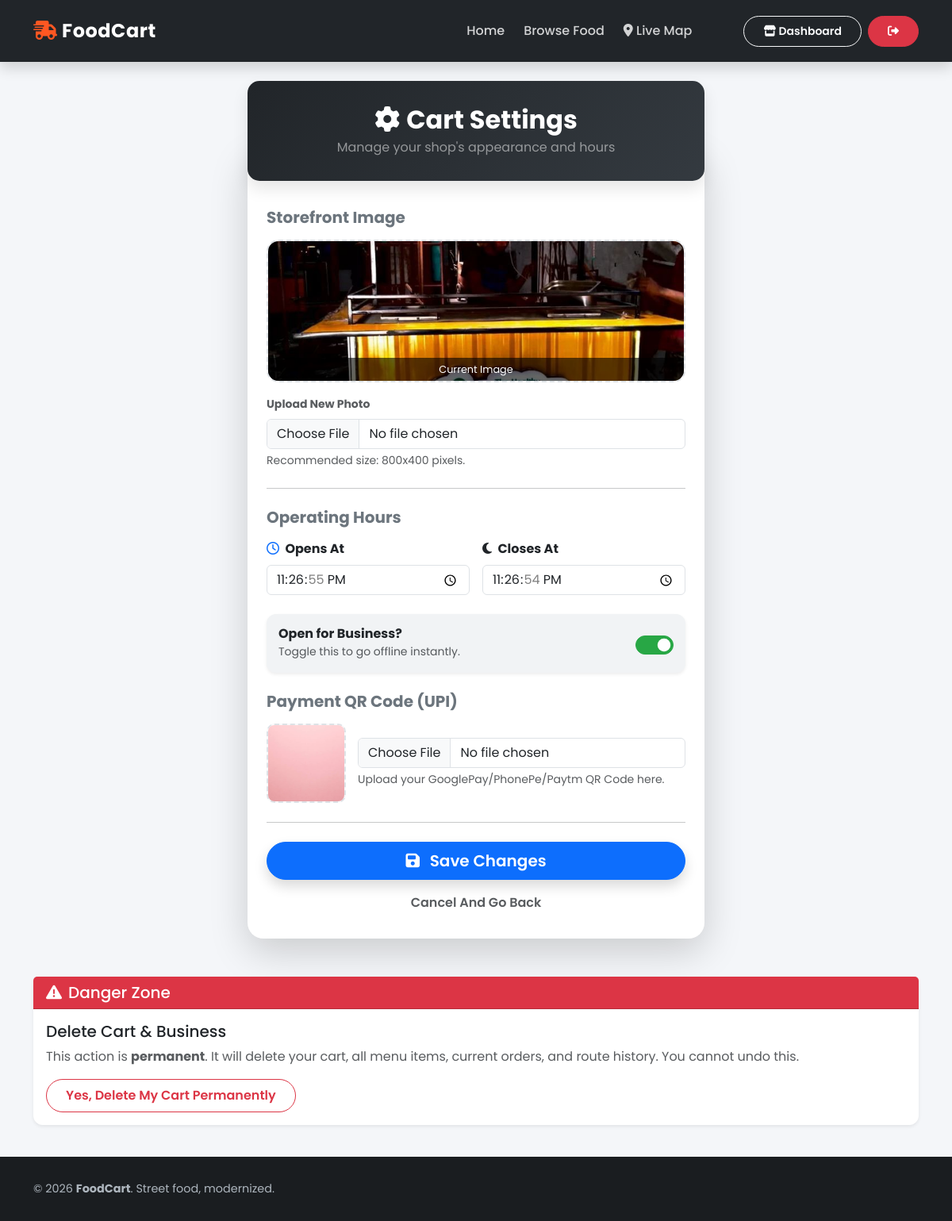
The page /vendor/settings/ (signed in) on the database its author committed.
### vendor/models.py (models this page shows, shortened)
class FoodCart(models.Model):
    owner = models.OneToOneField(User, on_delete=models.CASCADE, null=True, blank=True)
    name = models.CharField(max_length=100)
    image = models.ImageField(upload_to='cart_images/', default='cart_images/default.jpg')
    opening_time = models.TimeField(default=datetime.time(10, 0)) # 10 AM
    closing_time = models.TimeField(default=datetime.time(22, 0)) # 10 PM
    is_open = models.BooleanField(default=True)
    current_lat = models.FloatField(default=12.9716)
    current_long = models.FloatField(default=77.5946)
    payment_qr = models.ImageField(upload_to='payment_qrs/', blank=True, null=True)

### vendor/views.py (the view)
# urls.py: path('settings/', views.cart_settings, name='cart_settings'),
@login_required
def cart_settings(request):
    cart = request.user.foodcart
    if request.method == 'POST':
        form = CartSettingsForm(request.POST, request.FILES, instance=cart)
        if form.is_valid():
            form.save()
            return redirect('vendor_dashboard')
    else:
        form = CartSettingsForm(instance=cart)
    return render(request, 'vendor/cart_settings.html', {'form': form})

### vendor/forms.py
class CartSettingsForm(forms.ModelForm):
    class Meta:
        model = FoodCart
        fields = ['image', 'payment_qr','opening_time', 'closing_time', 'is_open']
        widgets = {
            'opening_time': forms.TimeInput(attrs={'class': 'form-control', 'type': 'time'}),
            'closing_time': forms.TimeInput(attrs={'class': 'form-control', 'type': 'time'}),
            'image': forms.FileInput(attrs={'class': 'form-control'}),
            'payment_qr': forms.FileInput(attrs={'class': 'form-control'}),
        }

### templates/vendor/cart_settings.html (shortened to what this page needs)
{% extends 'core/base.html' %}
{% block content %}
<link href="https://unpkg.com/aos@2.3.1/dist/aos.css" rel="stylesheet">
<div class="container" style="max-width: 600px;">
    <div class="settings-header text-center" data-aos="fade-down">
        <h2 class="fw-bold mb-1"><i class="fas fa-cog me-2"></i>Cart Settings</h2>
        <p class="mb-0 text-white-50">Manage your shop's appearance and hours</p>
    </div>
    <div class="card settings-card shadow-lg" data-aos="fade-up">
        <div class="card-body p-4">
            <form method="post" enctype="multipart/form-data">
                <h5 class="fw-bold text-secondary mb-3">Storefront Image</h5>
                <div class="mb-4">
                    <div class="current-img-box">
                        {% if form.instance.image %}
                            <img src="{{ form.instance.image.url }}" alt="Current Cart Image">
                            <div class="upload-overlay">Current Image</div>
                        {% else %}
                            <div class="text-muted"><i class="fas fa-image fa-2x mb-2"></i><br>No Image Uploaded</div>
                        {% endif %}
                    </div>
                    <label class="form-label small fw-bold text-muted">Upload New Photo</label>
                    {{ form.image }}
                    <div class="form-text">Recommended size: 800x400 pixels.</div>
                </div>
                <hr class="my-4 opacity-10">
                <h5 class="fw-bold text-secondary mb-3">Operating Hours</h5>
                <div class="row g-3 mb-4">
                    <div class="col-6">
                        <label class="form-label fw-bold"><i class="far fa-clock text-primary me-1"></i> Opens At</label>
                        {{ form.opening_time }}
                    </div>
                    <div class="col-6">
                        <label class="form-label fw-bold"><i class="fas fa-moon text-dark me-1"></i> Closes At</label>
                        {{ form.closing_time }}
                    </div>
                </div>
                <div class="status-toggle-box d-flex align-items-center justify-content-between mb-4 shadow-sm">
                    <div>
                        <h6 class="fw-bold m-0 text-dark">Open for Business?</h6>
                        <small class="text-muted">Toggle this to go offline instantly.</small>
                    </div>
                    <div class="form-check form-switch m-0">
                        {{ form.is_open }}
                    </div>
                </div>
                <h5 class="fw-bold text-secondary mb-3 mt-4">Payment QR Code (UPI)</h5>
                    <div class="mb-4">
                        <div class="d-flex align-items-center">
                            <div style="width: 100px; height: 100px; border: 2px dashed #dee2e6; border-radius: 10px; overflow: hidden; background: #f8f9fa; display: flex; align-items: center; justify-content: center; margin-right: 15px;">
                                {% if form.instance.payment_qr %}
                                    <img src="{{ form.instance.payment_qr.url }}" style="width: 100%; height: 100%; object-fit: cover;">
                                {% else %}
                                    <i class="fas fa-qrcode fa-2x text-muted"></i>
                                {% endif %}
                            </div>
                            <div class="flex-grow-1">
                                {{ form.payment_qr }}
                                <div class="form-text small">Upload your GooglePay/PhonePe/Paytm QR Code here.</div>
                            </div>
                        </div>
                    </div>
                    <hr class="my-4 opacity-10">
                <div class="d-grid">
                    <button type="submit" class="btn btn-primary btn-lg rounded-pill shadow">
                        <i class="fas fa-save me-2"></i> Save Changes
                    </button>
                    <a href="{% url 'vendor_dashboard' %}" class="btn btn-link text-decoration-none text-muted mt-2">
                        Cancel and Go Back
                    </a>
                </div>
            </form>
        </div>
    </div>
</div>
<div class="card mt-5 border-danger shadow-sm">
    <div class="card-header bg-danger text-white">
        <h5 class="mb-0"><i class="fas fa-exclamation-triangle me-2"></i>Danger Zone</h5>
    </div>
    <div class="card-body">
        <h5 class="card-title">Delete Cart & Business</h5>
        <p class="card-text text-muted">
            This action is <strong>permanent</strong>. It will delete your cart, all menu items, current orders, and route history.
            You cannot undo this.
        </p>
        <button type="button" class="btn btn-outline-danger" data-bs-toggle="modal" data-bs-target="#deleteModal">
            Yes, delete my cart permanently
        </button>
    </div>
</div>
{% endblock %}

### templates/core/base.html (style rules this page uses)
body { background-color: #f4f6f9; font-family: 'Poppins', sans-serif; min-height: 100vh; display: flex; flex-direction: column; }
.btn { border-radius: 50px; padding: 8px 24px; font-weight: 600; transition: all 0.6s ease; text-transform: capitalize; }
.card { border: none; border-radius: 12px; transition: transform 0.4s ease, box-shadow 0.4s ease; }

### templates/vendor/cart_settings.html (style rules this page uses)
.settings-header { background: linear-gradient(135deg, #212529, #343a40); color: white; border-radius: 15px; padding: 30px; margin-bottom: -40px; position: relative; z-index: 1; box-shadow: 0 10px 20px rgba(0,0,0,0.1); }
.settings-card { border: none; border-radius: 20px; padding-top: 50px; background: white; position: relative; z-index: 0; }
.current-img-box { width: 100%; height: 180px; border-radius: 15px; overflow: hidden; margin-bottom: 15px; border: 2px dashed #dee2e6; display: flex; align-items: center; justify-content: center; background: #f8f9fa; position: relative; }
.current-img-box img { width: 100%; height: 100%; object-fit: cover; }
.upload-overlay { position: absolute; bottom: 0; width: 100%; background: rgba(0,0,0,0.6); color: white; text-align: center; padding: 5px; font-size: 0.8rem; }
.status-toggle-box { background: #f1f3f5; border-radius: 12px; padding: 15px; transition: background 0.6s; }
.form-switch .form-check-input { width: 3em; height: 1.5em; cursor: pointer; }
.form-switch .form-check-input:checked { background-color: #28a745; border-color: #28a745; }

### rows shown on the page
FoodCart: instance.image (picture), opening_time "23:26:55", closing_time "23:26:54", is_open "☑", instance.payment_qr (picture)
